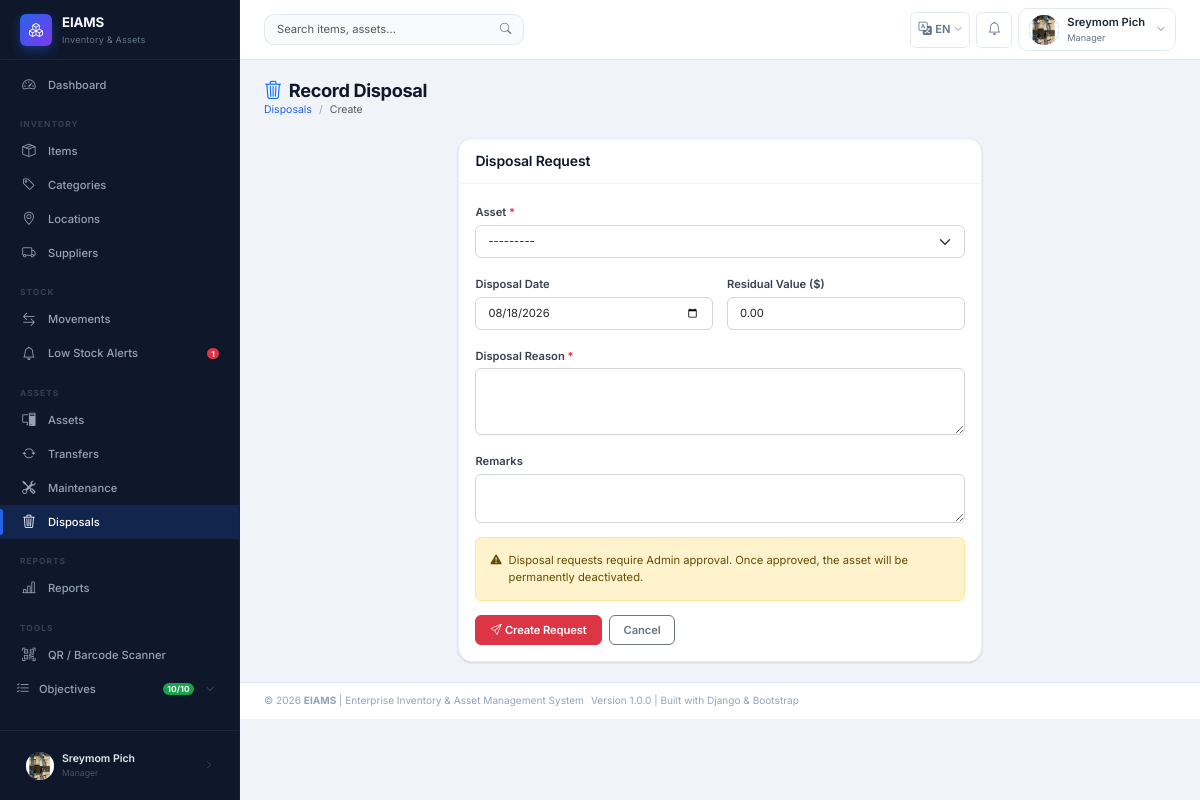
Page /assets/disposals/create/ (signed in) on the committed database.
### apps/accounts/models.py (models this page shows, shortened)
class User(AbstractUser):
    STATUS_ACTIVE   = 'Active'
    STATUS_INACTIVE = 'Inactive'
    STATUS_CHOICES  = [
        (STATUS_ACTIVE,   'Active'),
        (STATUS_INACTIVE, 'Inactive'),
    ]
    GENDER_MALE   = 'Male'
    GENDER_FEMALE = 'Female'
    GENDER_OTHER  = 'Other'
    GENDER_CHOICES = [
        (GENDER_MALE,   'Male'),
        (GENDER_FEMALE, 'Female'),
        (GENDER_OTHER,  'Other'),
    ]
    role        = models.ForeignKey(
        Role,
        on_delete=models.PROTECT,    # Prevent role deletion if users exist
        null=True,
        blank=True,
        related_name='users',
        verbose_name='Role',
        help_text='Assigned system role for access control'
    )
    full_name   = models.CharField(
        max_length=100,
        verbose_name='Full Name',
        help_text='User\'s full display name'
    )
    gender      = models.CharField(
        max_length=10,
        choices=GENDER_CHOICES,
        blank=True,
        null=True,
        verbose_name='Gender'
    )
    phone       = models.CharField(
        max_length=20,
        blank=True,
        null=True,
        verbose_name='Phone Number'
    )
    email       = models.EmailField(
        unique=True,
        verbose_name='Email Address'
    )
    department  = models.CharField(
        max_length=100,
        blank=True,
        null=True,
        verbose_name='Department',
        help_text='Organizational department the user belongs to'
    )
    status      = models.CharField(
        max_length=20,
        choices=STATUS_CHOICES,
        default=STATUS_ACTIVE,
        verbose_name='Account Status'
    )
    profile_pic = models.ImageField(
        upload_to='profiles/',
        blank=True,
        null=True,
        verbose_name='Profile Picture'
    )
    class Meta:
        verbose_name        = 'User'
        verbose_name_plural = 'Users'
        ordering            = ['full_name']
    def get_role_name(self):
        return self.role.role_name if self.role else 'No Role'
    def is_super_admin(self):
        return self.role and self.role.role_name == Role.SUPER_ADMIN
    def is_admin_or_above(self):
        return self.role and self.role.is_admin_or_above()

class Role(models.Model):
    SUPER_ADMIN = 'Super Admin'
    ADMIN       = 'Admin'
    MANAGER     = 'Manager'
    STAFF       = 'Staff'
    ROLE_CHOICES = [
        (SUPER_ADMIN, 'Super Admin'),
        (ADMIN,       'Admin'),
        (MANAGER,     'Manager'),
        (STAFF,       'Staff'),
    ]
    role_name   = models.CharField(
        max_length=50,
        unique=True,
        choices=ROLE_CHOICES,
        verbose_name='Role Name',
        help_text='System role: Super Admin / Admin / Manager / Staff'
    )
    description = models.TextField(
        blank=True,
        null=True,
        verbose_name='Description',
        help_text='Detailed description of this role and its permissions'
    )
    created_at  = models.DateTimeField(auto_now_add=True)
    updated_at  = models.DateTimeField(auto_now=True)
    class Meta:
        verbose_name        = 'Role'
        verbose_name_plural = 'Roles'
        ordering            = ['role_name']
    def is_admin_or_above(self):
        return self.role_name in [self.SUPER_ADMIN, self.ADMIN]

### apps/assets/views.py (the view, shortened to what this page needs)
# urls.py: path('disposals/create/',            views.DisposalCreateView.as_view(),  name='disposal_create'),
class DisposalCreateView(LoginRequiredMixin, View):
    def get(self, request):
        from django.shortcuts import render
        form = DisposalForm()
        return render(request, 'assets/disposal_form.html', {
            'form': form,
            'page_title': 'Record Disposal',
            'action': 'Create',
        })

### apps/assets/forms.py
class DisposalForm(forms.ModelForm):
    class Meta:
        model = AssetDisposal
        fields = [
            "asset",
            "disposal_date",
            "disposal_value",
            "disposal_reason",
            "remarks",
        ]
        widgets = {
            "asset":           forms.Select(attrs={"class": "form-select"}),
            "disposal_date":   forms.DateInput(attrs={"class": "form-control", "type": "date"}),
            "disposal_value":  forms.NumberInput(attrs={"class": "form-control", "step": "0.01", "min": "0"}),
            "disposal_reason": forms.Textarea(attrs={"class": "form-control", "rows": 3}),
            "remarks":         forms.Textarea(attrs={"class": "form-control", "rows": 2}),
        }
    def __init__(self, *args, **kwargs):
        super().__init__(*args, **kwargs)
        self.fields["remarks"].required = False
        if not self.instance.pk:
            self.fields["disposal_value"].initial = Decimal("0.00")

### apps/assets/models.py (called while the page is built)
    def __str__(self):
        return f"{self.asset_code} — {self.asset_name}"

### apps/notifications/context_processors.py (called while the page is built)
def notification_count(request):
    if not request.user.is_authenticated:
        return {}
    try:
        from .models import Notification
        unread_count = Notification.objects.filter(
            user=request.user, is_read=False
        ).count()
    except Exception:
        unread_count = 0
    try:
        from apps.stock.models import LowStockAlert
        open_alerts = LowStockAlert.objects.filter(status='New').count()
    except Exception:
        open_alerts = 0
    return {
        'unread_notification_count': unread_count,
        'open_alerts': open_alerts,
    }

### templates/assets/disposal_form.html (shortened to what this page needs)
{% extends "base.html" %}
{% block content %}
<div class="page-header">
  <div>
    <h1><i class="bi bi-trash3 me-2 text-primary"></i>{{ page_title }}</h1>
    <nav aria-label="breadcrumb"><ol class="breadcrumb">
      <li class="breadcrumb-item"><a href="{% url 'assets:disposal_list' %}">Disposals</a></li>
      <li class="breadcrumb-item active">{{ action }}</li>
    </ol></nav>
  </div>
</div>
<div class="row justify-content-center">
  <div class="col-lg-7">
    <div class="card">
      <div class="card-header"><h6 class="mb-0">Disposal Request</h6></div>
      <div class="card-body">
        <form method="post">
          <div class="row g-3">
            <div class="col-12">
              <label class="form-label">Asset <span class="text-danger">*</span></label>
              {{ form.asset }}
            </div>
            <div class="col-md-6">
              <label class="form-label">Disposal Date</label>
              {{ form.disposal_date }}
            </div>
            <div class="col-md-6">
              <label class="form-label">Residual Value ($)</label>
              {{ form.disposal_value }}
            </div>
            <div class="col-12">
              <label class="form-label">Disposal Reason <span class="text-danger">*</span></label>
              {{ form.disposal_reason }}
            </div>
            <div class="col-12">
              <label class="form-label">Remarks</label>
              {{ form.remarks }}
            </div>
          </div>
          <div class="alert alert-warning mt-3 d-flex gap-2" style="font-size:.8rem;">
            <i class="bi bi-exclamation-triangle-fill"></i>
            Disposal requests require Admin approval. Once approved, the asset will be permanently deactivated.
          </div>
          <div class="mt-3 d-flex gap-2">
            <button type="submit" class="btn btn-danger"><i class="bi bi-send me-1"></i>{{ action }} Request</button>
            <a href="{% url 'assets:disposal_list' %}" class="btn btn-outline-secondary">Cancel</a>
          </div>
        </form>
      </div>
    </div>
  </div>
</div>
{% endblock %}

### templates/includes/sidebar.html (shortened to what this page needs)
{% load static i18n %}
<aside class="sidebar" id="sidebar" role="navigation" aria-label="Main navigation">
  <div class="sidebar-brand">
    <div class="brand-icon" aria-hidden="true"><i class="bi bi-boxes"></i></div>
    <div>
      <div class="brand-text">EIAMS</div>
      <div class="brand-sub">Inventory &amp; Assets</div>
    </div>
  </div>
  <nav class="sidebar-nav" aria-label="Sidebar menu">
    <ul class="nav flex-column">
      <li class="nav-item">
        <a href="{% url 'dashboard:home' %}"
           class="nav-link {% if request.resolver_match.app_name == 'dashboard' %}active{% endif %}"
           aria-current="{% if request.resolver_match.app_name == 'dashboard' %}page{% else %}false{% endif %}">
          <i class="bi bi-speedometer2" aria-hidden="true"></i>
          <span>{% trans "Dashboard" %}</span>
        </a>
      </li>
    </ul>
    <div class="nav-section-label" aria-hidden="true">{% trans "Inventory" %}</div>
    <ul class="nav flex-column">
      <li><a href="{% url 'inventory:item_list' %}" class="nav-link {% if 'items' in request.path %}active{% endif %}">
        <i class="bi bi-box-seam" aria-hidden="true"></i><span>{% trans "Items" %}</span>
      </a></li>
      <li><a href="{% url 'inventory:category_list' %}" class="nav-link {% if 'categories' in request.path %}active{% endif %}">
        <i class="bi bi-tag" aria-hidden="true"></i><span>{% trans "Categories" %}</span>
      </a></li>
      <li><a href="{% url 'inventory:location_list' %}" class="nav-link {% if 'locations' in request.path %}active{% endif %}">
        <i class="bi bi-geo-alt" aria-hidden="true"></i><span>{% trans "Locations" %}</span>
      </a></li>
      <li><a href="{% url 'inventory:supplier_list' %}" class="nav-link {% if 'suppliers' in request.path %}active{% endif %}">
        <i class="bi bi-truck" aria-hidden="true"></i><span>{% trans "Suppliers" %}</span>
      </a></li>
    </ul>
    <div class="nav-section-label" aria-hidden="true">{% trans "Stock" %}</div>
    <ul class="nav flex-column">
      <li><a href="{% url 'stock:movement_list' %}" class="nav-link {% if 'stock' in request.path and 'alerts' not in request.path %}active{% endif %}">
        <i class="bi bi-arrow-left-right" aria-hidden="true"></i><span>{% trans "Movements" %}</span>
      </a></li>
      <li><a href="{% url 'stock:alert_list' %}" class="nav-link {% if 'alerts' in request.path %}active{% endif %}">
        <i class="bi bi-bell" aria-hidden="true"></i>
        <span>{% trans "Low Stock Alerts" %}</span>
        {% if open_alerts %}<span class="badge bg-danger" aria-label="{{ open_alerts }} alerts">{{ open_alerts }}</span>{% endif %}
      </a></li>
    </ul>
    <div class="nav-section-label" aria-hidden="true">{% trans "Assets" %}</div>
    <ul class="nav flex-column">
      <li><a href="{% url 'assets:asset_list' %}" class="nav-link {% if 'assets' in request.path and 'transfer' not in request.path and 'maintenance' not in request.path and 'disposal' not in request.path %}active{% endif %}">
        <i class="bi bi-pc-display" aria-hidden="true"></i><span>{% trans "Assets" %}</span>
      </a></li>
      <li><a href="{% url 'assets:transfer_list' %}" class="nav-link {% if 'transfers' in request.path %}active{% endif %}">
        <i class="bi bi-arrow-repeat" aria-hidden="true"></i><span>{% trans "Transfers" %}</span>
      </a></li>
      <li><a href="{% url 'assets:maintenance_list' %}" class="nav-link {% if 'maintenance' in request.path %}active{% endif %}">
        <i class="bi bi-tools" aria-hidden="true"></i><span>{% trans "Maintenance" %}</span>
      </a></li>
      <li><a href="{% url 'assets:disposal_list' %}" class="nav-link {% if 'disposals' in request.path %}active{% endif %}">
        <i class="bi bi-trash3" aria-hidden="true"></i><span>{% trans "Disposals" %}</span>
      </a></li>
    </ul>
    <div class="nav-section-label" aria-hidden="true">{% trans "Reports" %}</div>
    <ul class="nav flex-column">
      <li><a href="{% url 'reports:index' %}" class="nav-link {% if 'reports' in request.path %}active{% endif %}">
        <i class="bi bi-bar-chart-line" aria-hidden="true"></i><span>{% trans "Reports" %}</span>
      </a></li>
    </ul>
    <div class="nav-section-label" aria-hidden="true">{% trans "Tools" %}</div>
    <ul class="nav flex-column">
      <li><a href="{% url 'inventory:barcode_scanner' %}" class="nav-link {% if 'scanner' in request.path %}active{% endif %}">
        <i class="bi bi-qr-code-scan" aria-hidden="true"></i><span>{% trans "QR / Barcode Scanner" %}</span>
      </a></li>
      <li class="nav-item">
        <button class="nav-link w-100 text-start border-0 bg-transparent d-flex align-items-center gap-2"
                type="button"
                data-bs-toggle="collapse"
                data-bs-target="#objectivesCollapse"
                aria-expanded="false"
                aria-controls="objectivesCollapse"
                style="padding-left:1rem;">
          <i class="bi bi-list-check" aria-hidden="true"></i>
          <span style="flex:1;">{% trans "Objectives" %}</span>
          <span class="badge rounded-pill" style="background:#16a34a;font-size:.6rem;">10/10</span>
          <i class="bi bi-chevron-down obj-chevron" style="font-size:.6rem;opacity:.6;transition:transform .2s;"></i>
        </button>
      </li>
    </ul>
  </nav>
  <div class="sidebar-footer">
    <a href="{% url 'accounts:profile' %}" class="sidebar-user-pill" title="My Profile">
      <div class="user-avatar" style="width:28px;height:28px;font-size:.65rem;" aria-hidden="true">
        {% if user.profile_pic %}<img src="{{ user.profile_pic.url }}" alt="">
        {% else %}{{ user.full_name|first|upper }}{% endif %}
      </div>
      <div style="min-width:0;flex:1;">
        <div style="color:#e2e8f0;font-size:.75rem;font-weight:600;white-space:nowrap;overflow:hidden;text-overflow:ellipsis;">
          {{ user.full_name|truncatechars:18 }}
        </div>
        <div class="sidebar-user-role">{{ user.get_role_name|default:"No Role" }}</div>
      </div>
      <i class="bi bi-chevron-right" style="color:#475569;font-size:.6rem;" aria-hidden="true"></i>
    </a>
  </div>
</aside>

### templates/includes/navbar.html (shortened to what this page needs)
{% load static i18n %}
<header class="topbar" id="topbar" role="banner">
  <div class="topbar-search d-none d-md-flex" role="search">
    <form action="{% url 'inventory:item_list' %}" method="get" aria-label="{% trans 'Search' %}">
      <div class="input-group">
        <input type="search" name="q" class="form-control"
               placeholder="{% trans 'Search items, assets…' %}"
               value="{{ request.GET.q }}" aria-label="{% trans 'Search' %}">
        <button type="submit" class="btn btn-outline-secondary" aria-label="{% trans 'Submit search' %}">
          <i class="bi bi-search" aria-hidden="true"></i>
        </button>
      </div>
    </form>
  </div>
  <div class="topbar-actions" role="complementary">
    {% include "includes/language_switcher.html" %}
    <div class="dropdown">
      <button class="topbar-icon-btn" data-bs-toggle="dropdown"
              aria-label="{% trans 'Notifications' %}" aria-haspopup="true" aria-expanded="false">
        <i class="bi bi-bell" aria-hidden="true"></i>
      </button>
    </div>
    <div class="dropdown">
      <button class="user-dropdown-btn" data-bs-toggle="dropdown"
              aria-label="{% trans 'User menu' %}" aria-haspopup="true" aria-expanded="false">
        <div class="user-avatar" aria-hidden="true">
          {% if user.profile_pic %}
            <img src="{{ user.profile_pic.url }}" alt="{{ user.full_name }}">
          {% else %}
            {{ user.full_name|first|upper }}
          {% endif %}
        </div>
        <div class="d-none d-sm-block text-start">
          <div class="user-name">{{ user.full_name|truncatechars:16 }}</div>
          <div class="user-role">{{ user.get_role_name }}</div>
        </div>
        <i class="bi bi-chevron-down text-muted ms-1" style="font-size:.6rem;" aria-hidden="true"></i>
      </button>
    </div>
  </div>
</header>

### rows in the picture
User: profile_pic (picture), full_name "Sreymom Pich", get_role_name "Manager"

### other values in the picture
{{ open_alerts }} "1"
{{ page_title }} "Record Disposal"
{{ action }} "Create"
